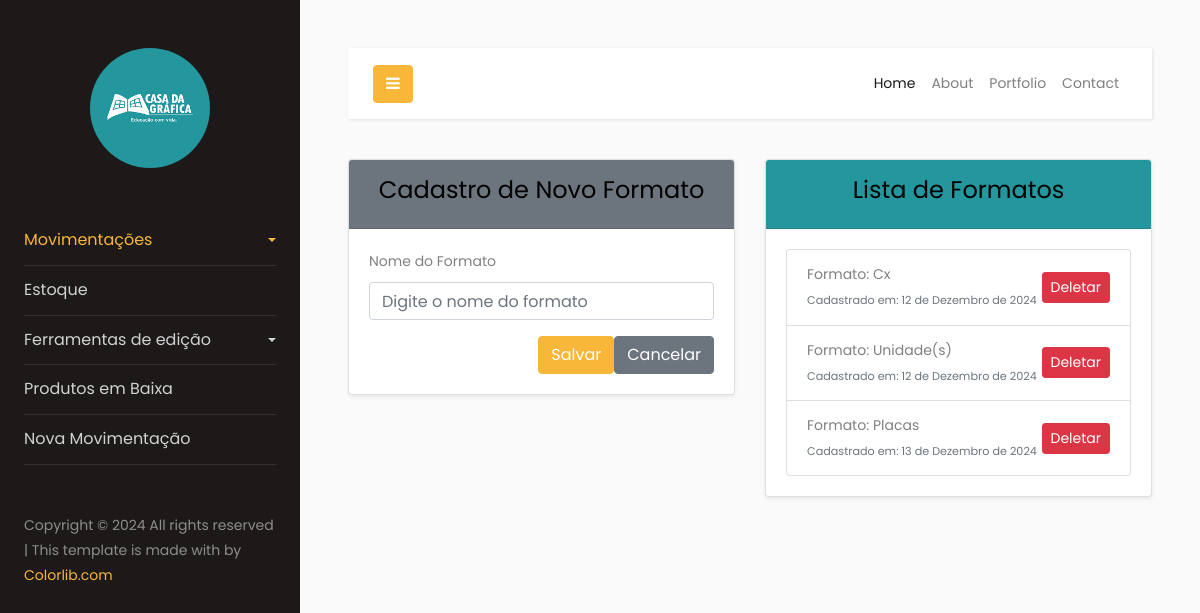
Before: /formato/ (signed in) with the older database file.
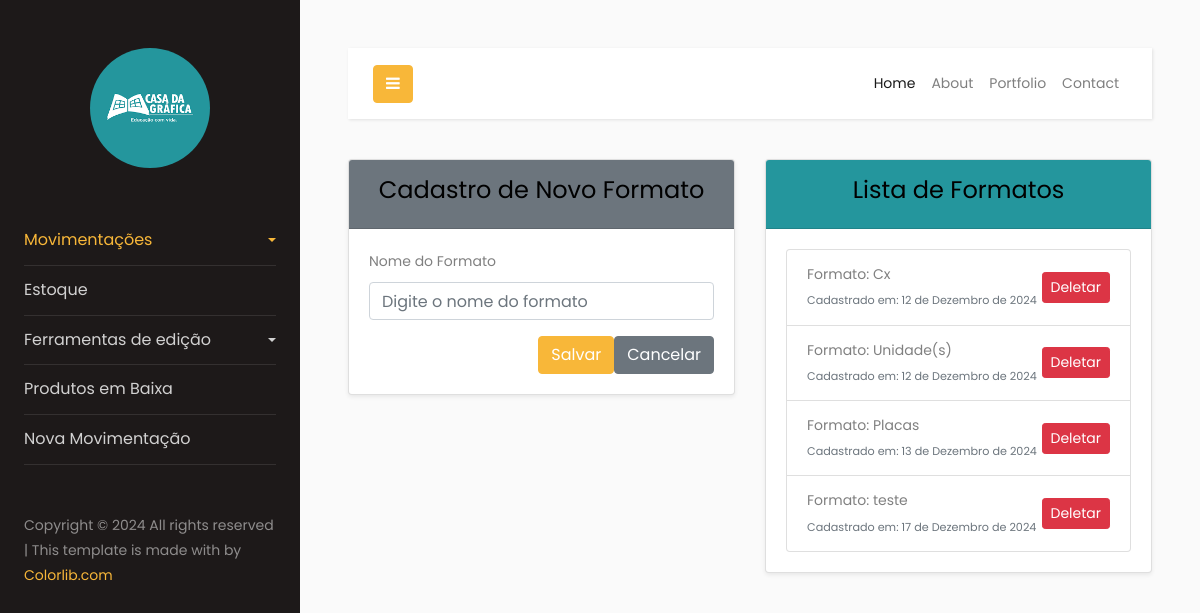
After: the same page with the newer database file.
### formato/models.py (models this page shows, shortened)
class Formato(models.Model):
    formato = models.CharField(max_length=255)
    data_cadastro = models.DateField(auto_now_add=True)

### formato/views.py (the view, shortened to what this page needs)
# urls.py: path('formato/', FormatoListView.as_view(), name='formato-list'),
class FormatoListView(LoginRequiredMixin, ListView):
    def get(self, request):
        formatos = Formato.objects.all()  # Obtenha a lista de formatos
        return render(request, 'formato_list.html', {'formatos': formatos})

### formato/templates/formato_list.html (shortened to what this page needs)
{% load static %}
<!DOCTYPE html>
<html lang="pt-br">
  {% include 'components/header/header.html' %}
  <body>
    <div class="row gy-4">
      <div class="col-12 col-md-6">
        <div class="card shadow-sm">
          <div class="card-header text-center bg-secondary text-white">
            <h4>
              {% if object %}
                Editar Formato
              {% else %}
                Cadastro de Novo Formato
              {% endif %}
            </h4>
          </div>
          <div class="card-body">
            <form method="post">
              <div class="mb-3">
                <label for="formato" class="form-label">Nome do Formato</label>
                <input type="text" name="formato" id="formato" class="form-control" placeholder="Digite o nome do formato" value="{{ object.formato|default:'' }}" required />
              </div>
              <div class="d-flex justify-content-end">
                <button type="submit" class="btn btn-primary">Salvar</button>
                <a href="{% url 'formato-list' %}" class="btn btn-secondary ms-2">Cancelar</a>
              </div>
            </form>
          </div>
        </div>
      </div>
      <div class="col-12 col-md-6">
        <div class="card shadow-sm">
          <div class="card-header text-center text-white" style="background-color: #24969d;">
            <h4>Lista de Formatos</h4>
          </div>
          <div class="card-body">
            <ul class="list-group">
              {% for formato in formatos %}
                <li class="list-group-item d-flex justify-content-between align-items-center">
                  <div>
                    <span class="fw-bold">Formato:</span> {{ formato.formato }}<br />
                    <span class="text-muted small">Cadastrado em: {{ formato.data_cadastro }}</span>
                  </div>
                  <a href="{% url 'formato-delete' formato.pk %}" class="btn btn-sm btn-danger">Deletar</a>
                </li>
              {% empty %}
                <li class="list-group-item text-center">Nenhum formato cadastrado ainda.</li>
              {% endfor %}
            </ul>
          </div>
        </div>
      </div>
    </div>
  </body>
  {% include 'components/footer/footer.html' %}
</html>

Changed rows visible on the page:
added Formato: formato "teste", data_cadastro "17 de Dezembro de 2024"
